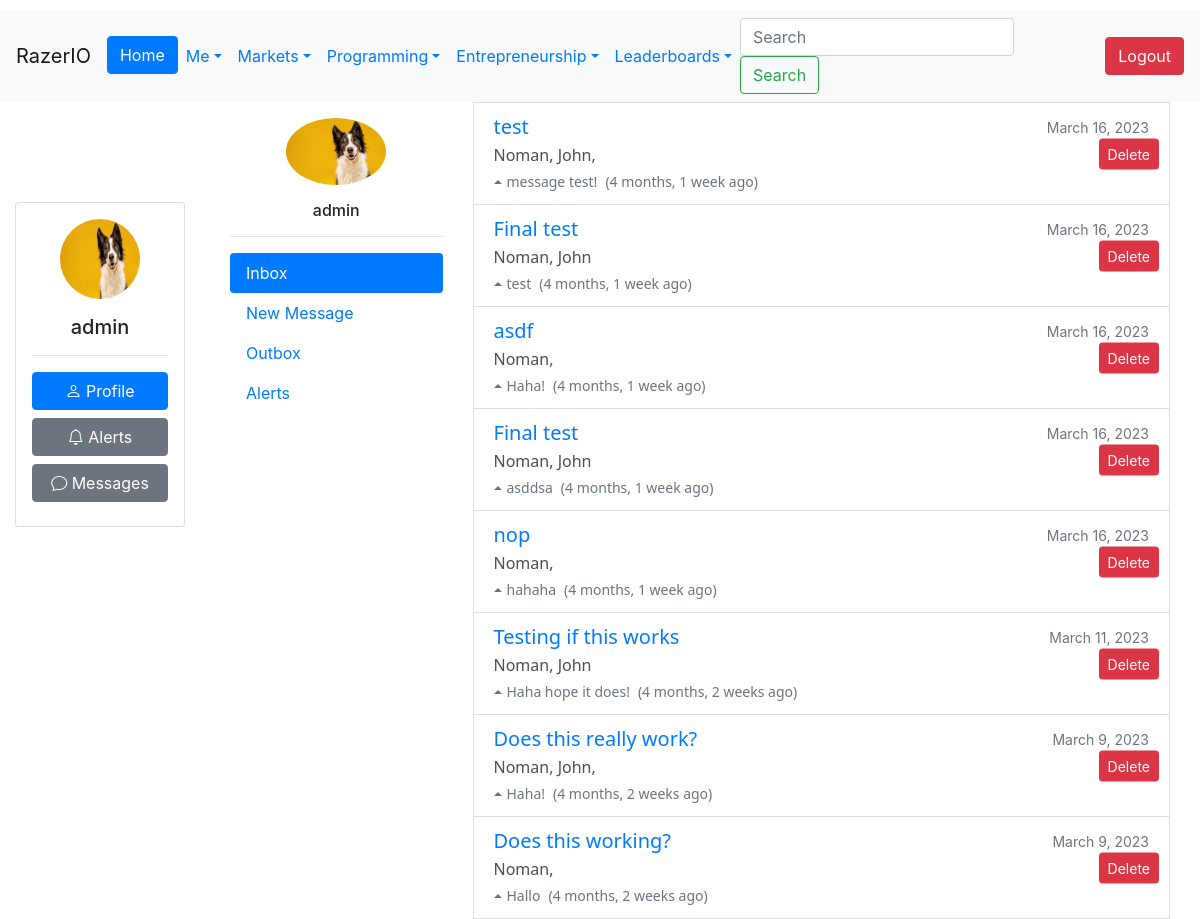
Page /inbox/ (signed in) on the committed database.
### Users/models.py (models this page shows, shortened)
class CustomUser(AbstractUser):
    Bio = models.CharField(max_length=240, default='')
    Salary = models.IntegerField(default=0)
    Company = models.ForeignKey('Company.Company', on_delete=models.CASCADE,
                                   null=True, blank=True)
    Country = models.ForeignKey(Country, on_delete=models.CASCADE, null=True)
    Region = models.ForeignKey(Region, on_delete=models.CASCADE, null=True)
    ProfilePic = models.ImageField(upload_to=upload_to, null=True, blank=True)
    Skill = models.ManyToManyField(Skill, through="User_Skill")
    Company_Verified_Email = models.BooleanField(default=False)
    badges = models.JSONField(default=dict)
    experience_level = models.CharField(choices=EXPERIENCE_LEVEL_CHOICES, max_length=50, default='Principal')
    DateOfBirth = models.DateField(null=True, blank=True)
    def __str__(self):
        return self.username

### MessagingAlerts/models.py (models this page shows, shortened)
class Conversation(models.Model):
    participants = models.ManyToManyField(User, through='Participant', related_name='conversations')
    created_at = models.DateTimeField(auto_now_add=True)
    subject = models.TextField(max_length=256, blank=True, null=True)

class Message(models.Model):
    sender = models.ForeignKey(User, on_delete=models.CASCADE, related_name='send_messages')
    content = models.TextField(max_length=10000)
    timestamp = models.DateTimeField(auto_now_add=True)
    conversation = models.ForeignKey(Conversation, on_delete=models.CASCADE)
    read_by = models.ManyToManyField(User, related_name='read_messages', blank=True)

### MessagingAlerts/views.py (the view)
# urls.py: path('inbox/', inbox, name='inbox'),
@login_required
def inbox(request, user_id=None):
    user = request.user
    all_alerts = Alert.objects.filter(recipient=user)
    unread_alerts = all_alerts.filter(read=False)
    participant_conversation_ids = Participant.objects.filter(user=request.user).values_list('conversation', flat=True)
    conversations = Conversation.objects.filter(id__in=participant_conversation_ids).order_by('-created_at')
    outmessages = Message.objects.filter(sender=user).select_related('conversation')
    recipient = None
    if user_id:
        recipient = get_object_or_404(User, id=user_id)
    if request.method == 'POST':
        form = StartNewConversationForm(request.POST, user=user)
        if form.is_valid():
            conversation = form.save(sender=user)  # Get the created conversation
            messages.success(request, 'Conversation started successfully.')
            return redirect('conversation', id=conversation.id)  # Use the conversation's ID for redirection
    else:
        form = StartNewConversationForm(user=user, recipient=recipient)
    context = {
        'conversations':conversations,
        'participantids':participant_conversation_ids,
        'form':form,
        'alerts': all_alerts,
        'unread_alerts':unread_alerts,
        'outmessages':outmessages,
        'open_new_message_tab':bool(user_id)
        }
    return render(request, 'inbox.html', context=context)

### MessagingAlerts/forms.py (shortened to what this page needs)
class StartNewConversationForm(forms.ModelForm):
    subject = forms.CharField(max_length=256, required=False)
    message = forms.CharField(max_length=10000)
    participants = forms.ModelMultipleChoiceField(queryset=User.objects.none())
    class Meta:
        model = Conversation
        fields = ['participants', 'subject']
    def __init__(self, *args, **kwargs):
        user = kwargs.pop('user')
        recipient = kwargs.pop('recipient', None)
        super().__init__(*args, **kwargs)
        self.fields['participants'].queryset = User.objects.filter(
            Q(followers__User=user) & Q(following__Following_User_ID=user)
        ).exclude(id=user.id)
        if recipient:
            self.fields['participants'].initial = [recipient]

### templates/inbox.html (shortened to what this page needs)
{% extends 'base.html' %}
{% load static %}
{% load humanize %}
{% load widget_tweaks %}
{% block head %}
<link href="https://cdn.jsdelivr.net/npm/select2@4.1.0-rc.0/dist/css/select2.min.css" rel="stylesheet" />
<link href="https://cdn.jsdelivr.net/npm/@ttskch/select2-bootstrap4-theme@1.5.2/dist/select2-bootstrap4.min.css" rel="stylesheet">
{% endblock %}
{% block content %}
<div class="container">
  <div class="row">
    <div class="col-12 col-md-4 col-lg-3">
      <div class="nav flex-column nav-pills me-3 custom1" id="v-pills-tab" role="tablist" aria-orientation="vertical">
        <div class="pt-3">
          {% if request.user.ProfilePic %}
            <img src="{{ request.user.ProfilePic.url }}" alt="Profile Image" class="rounded-circle mx-auto d-block img-fluid" width="100">
          {% else %}
            <img src="{% static 'img/pfp.jpg' %}" alt="Profile Image" class="rounded-circle mx-auto d-block img-fluid" width="100">
          {% endif %}
          <h6 class="text-center mt-3">{{ request.user.username }}</h6>
          <hr>
        </div>
    <a class="nav-link {% if not open_new_message_tab %}active{% endif %}" id="v-pills-home-tab" data-toggle="pill" href="#v-pills-home" role="tab" aria-controls="v-pills-home" aria-selected="{% if not open_new_message_tab %}true{% else %}false{% endif %}">Inbox</a>
        <a class="nav-link {% if open_new_message_tab %}active{% endif %}" id="v-pills-profile-tab" data-toggle="pill" href="#v-pills-profile" role="tab" aria-controls="v-pills-profile" aria-selected="{% if open_new_message_tab %}true{% else %}false{% endif %}">New Message</a>
        <a class="nav-link" id="v-pills-messages-tab" data-toggle="pill" href="#v-pills-messages" role="tab" aria-controls="v-pills-messages" aria-selected="false">Outbox</a>
        <a class="nav-link" id="v-pills-alerts-tab" data-toggle="pill" href="#v-pills-alerts" role="tab" aria-controls="v-pills-alerts" aria-selected="false">Alerts</a>
      </div>
    </div>
<div class="col-12 col-md-8 col-lg-9">
    <div class="tab-content custom2" id="v-pills-tabContent">
<div class="tab-pane fade {% if not open_new_message_tab %}show active{% endif %}" id="v-pills-home" role="tabpanel" aria-labelledby="v-pills-home-tab">
    {% for conversation in conversations %}
        <div class="list-group-item list-group-item-action{% if conversation.is_read %} read{% endif %} position-relative">
            <div class="d-flex w-100 justify-content-between align-items-start">
                <div class="font-matching">
                    <h5 class="mb-1"><a href="{% url 'conversation' id=conversation.id %}">{{ conversation.subject }}</a></h5>
                    <p class="mb-1">
                        {% for participant in conversation.participants.all|slice:"5" %}
                            {{ participant.first_name }}{% if not forloop.last %}, {% endif %}
                        {% endfor %}
                    </p>
                    <small class="text-muted d-flex align-items-center">
                        <span class="arrow-up"></span>
                        {{ conversation.message_set.last.content|truncatechars:50 }}
                        <span class="ml-2">({{ conversation.message_set.last.timestamp|timesince }} ago)</span>
                    </small>
                </div>
                <div class="text-muted">
                    <small>{{ conversation.created_at|date:"F j, Y" }}</small><br>
                </div>
            </div>
            <a href="{% url 'delete_conversation' conversation_id=conversation.id %}" class="btn btn-danger btn-sm position-absolute" style="right: 10px; top: 50%; transform: translateY(-50%);">Delete</a>
        </div>
    {% empty %}
        <p>No messages yet.</p>
    {% endfor %}
</div>
</div>
</div>
  </div>
</div>
{% endblock %}

### templates/base.html (shortened to what this page needs)
<!doctype html>
<html lang="en">
<head>
{% load bootstrap4 %}
<link rel="stylesheet" href="https://cdn.jsdelivr.net/npm/bootstrap@4.6.2/dist/css/bootstrap.min.css">
<link rel="stylesheet" href="https://unpkg.com/bootstrap-table@1.21.3/dist/bootstrap-table.min.css">
<link rel="stylesheet" href="https://cdn.jsdelivr.net/npm/bootstrap-icons@1.10.3/font/bootstrap-icons.css">
  <link rel="stylesheet" href="https://cdnjs.cloudflare.com/ajax/libs/jqueryui/1.13.2/themes/base/jquery-ui.min.css" />
  {% block head %}
  {% endblock %}
</head>
<body>
    {% if user.is_authenticated %}
<nav class="navbar navbar-expand-sm navbar-light bg-light" style="margin-top: 10px;">
  <a class="navbar-brand">RazerIO</a>
  <div class="collapse navbar-collapse" id="navbarSupportedContent">
    <ul class="navbar-nav mr-auto">
      <li class="nav-item active">
        <a href="{% url 'home' %}" class="btn btn-primary">Home</a>
      </li>
      <li class="nav-item dropdown">
        <a class="nav-link dropdown-toggle text-primary" href="#" id="navbarDropdown" role="button" data-toggle="dropdown" aria-haspopup="true" aria-expanded="false">Me</a>
      </li>
      <li class="nav-item dropdown">
        <a class="nav-link dropdown-toggle text-primary" href="#" id="navbarDropdown" role="button" data-toggle="dropdown" aria-haspopup="true" aria-expanded="false">Markets</a>
      </li>
      <li class="nav-item dropdown">
        <a class="nav-link dropdown-toggle text-primary" href="#" id="navbarDropdown" role="button" data-toggle="dropdown" aria-haspopup="true" aria-expanded="false">Programming</a>
      </li>
      <li class="nav-item dropdown">
        <a class="nav-link dropdown-toggle text-primary" href="#" id="navbarDropdown" role="button" data-toggle="dropdown" aria-haspopup="true" aria-expanded="false">Entrepreneurship</a>
      </li>
            <li class="nav-item dropdown">
        <a class="nav-link dropdown-toggle text-primary" href="#" id="navbarDropdown" role="button" data-toggle="dropdown" aria-haspopup="true" aria-expanded="false">Leaderboards</a>
    </ul>
    <form class="form-inline my-2 my-lg-0" method="GET" action="{% url 'search' %}">
      <input class="form-control mr-sm-2" type="search" placeholder="Search" aria-label="Search" name="q">
      <button class="btn btn-outline-success my-2 my-sm-0 mr-5" type="submit">Search</button>
    </form>
    <button type="button" class="btn btn-danger" onclick="location.href='{% url 'logout' %}'">Logout</button>
  </div>
</nav>
{% endif %}
  <main>
    <div class="container-fluid">
      <div class="row">
        {% if user.is_authenticated %}
    <div class="col-sm-2 col-md-2 col-lg-2" style="margin-top: 100px;">
      <div class="card p-3 mb-3">
        <div class="text-center">
          {% if user.ProfilePic %}
          <img src="{{ user.ProfilePic.url }}" class="rounded-circle" width="80" height="80">
            {% else %}
          <img src="https://cdn1.iconfinder.com/data/icons/user-pictures/100/unknown-512.png" class="rounded-circle" width="80" height="80">
          {% endif %}
          <h5 class="mt-3 mb-0">{{ user.username }}</h5>
        </div>
        <hr>
        <div class="d-grid gap-2 flex-column">
          <a href="{% url 'profile' user.id %}" class="btn btn-primary mb-2" style="width: 100%;"><i class="bi bi-person"></i> Profile</a>
          <a href="{% url 'inbox' %}#v-pills-alerts" class="btn btn-secondary mb-2" style="width: 100%;"><i class="bi bi-bell"></i> Alerts</a>
          <a href="{% url 'inbox' %}" class="btn btn-secondary mb-2" style="width: 100%;"><i class="bi bi-chat"></i> Messages</a>
        </div>
      </div>
    </div>
        {% endif %}
        <div class="{% if user.is_authenticated %}col-sm-10 col-md-10 col-lg-10{% else %}col-12{% endif %}">
    {% block content %}
    {% endblock %}
          </div>
    </div>
    </div>
  </main>
  </body>
</html>

### templates/inbox.html (style rules this page uses)
.tab-content { height: auto; }
.font-matching { font-family: 'Segoe UI', Tahoma, Geneva, Verdana, sans-serif; }
.arrow-up { display: inline-block; width: 0; height: 0; border-left: 4px solid transparent; border-right: 4px solid transparent; border-bottom: 4px solid currentColor; margin-right: 5px; }

### rows in the picture
CustomUser: ProfilePic (picture), username "admin", user.ProfilePic (picture), user.username "admin", first_name "Noman"
Conversation: subject "test", message_set.last.content "message test!", message_set.last.timestamp "4 months, 1 week", created_at "March 16, 2023"
CustomUser: first_name "John"
Conversation: subject "Final test", message_set.last.content "test", message_set.last.timestamp "4 months, 1 week", created_at "March 16, 2023"
Conversation: subject "asdf", message_set.last.content "Haha!", message_set.last.timestamp "4 months, 1 week", created_at "March 16, 2023"
Conversation: subject "Final test", message_set.last.content "asddsa", message_set.last.timestamp "4 months, 1 week", created_at "March 16, 2023"
Conversation: subject "nop", message_set.last.content "hahaha", message_set.last.timestamp "4 months, 1 week", created_at "March 16, 2023"
Conversation: subject "Testing if this works", message_set.last.content "Haha hope it does!", message_set.last.timestamp "4 months, 2 weeks", created_at "March 11, 2023"
Conversation: subject "Does this really work?", message_set.last.content "Haha!", message_set.last.timestamp "4 months, 2 weeks", created_at "March 9, 2023"
Conversation: subject "Does this working?", message_set.last.content "Hallo", message_set.last.timestamp "4 months, 2 weeks", created_at "March 9, 2023"
